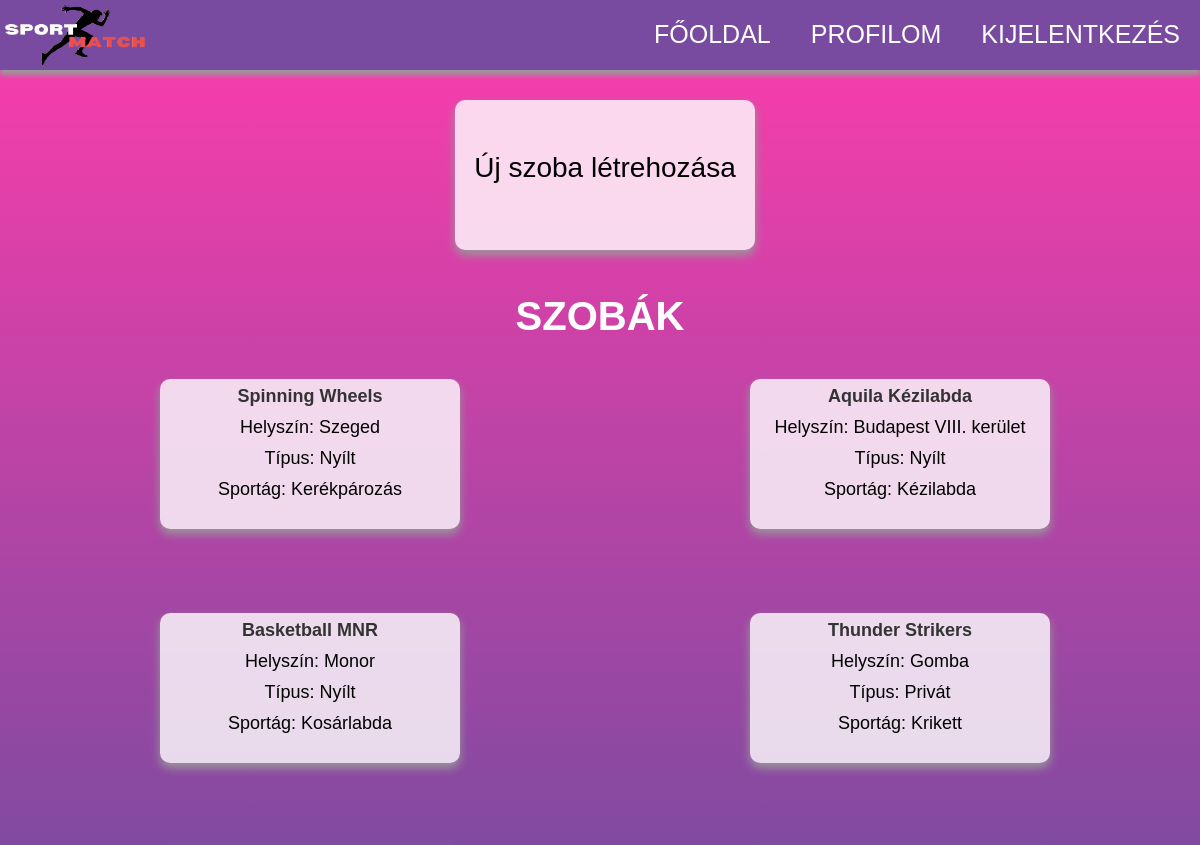
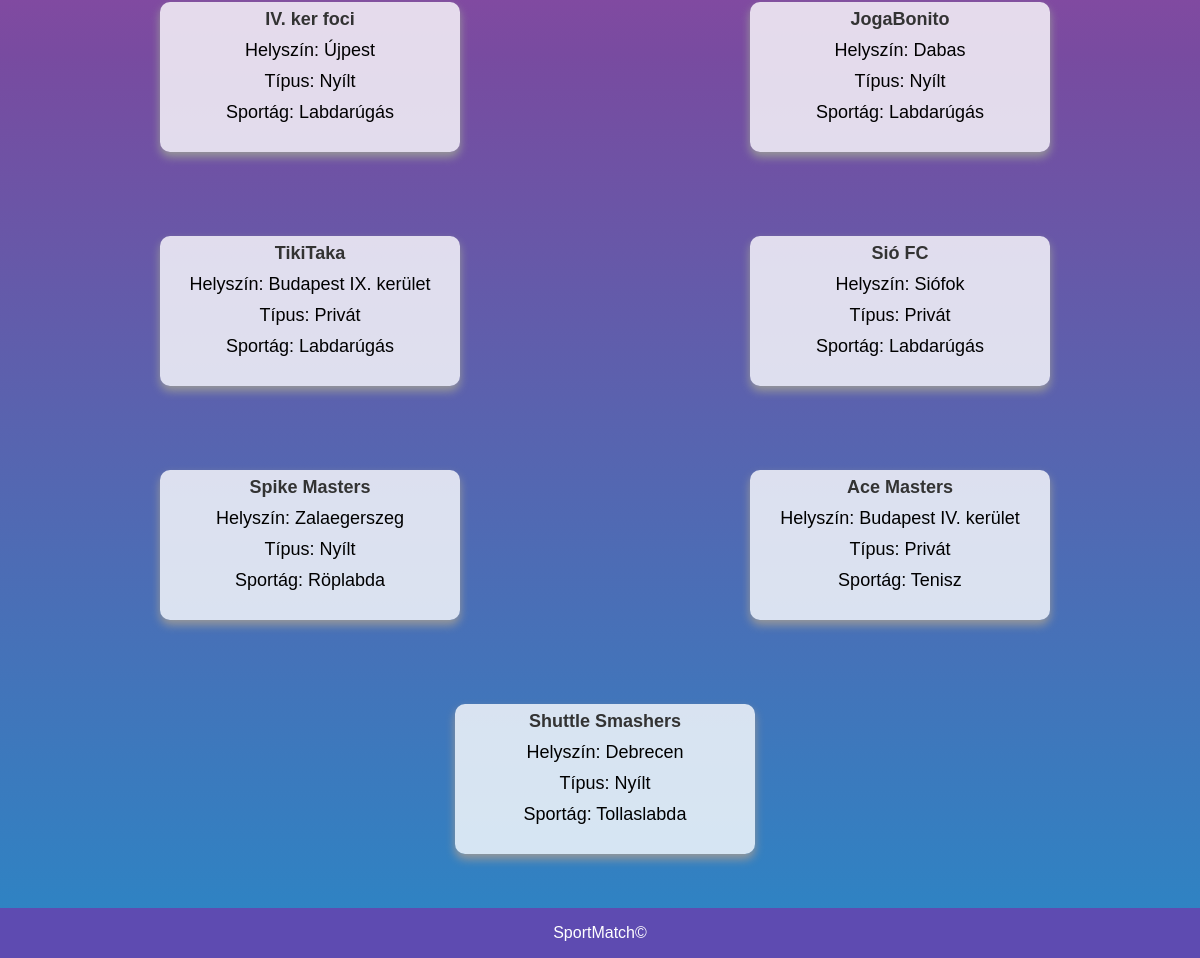
The page /rooms.php on the database its author committed (2 pictures, top to bottom).
### tables this page shows
CREATE TABLE `rooms` (
  `id` int(11) NOT NULL,
  `name` varchar(100) NOT NULL,
  `type` varchar(100) NOT NULL,
  `hely` varchar(100) NOT NULL,
  `sport` varchar(100) NOT NULL,
  `creator` varchar(100) NOT NULL,
  `description` varchar(1000) NOT NULL
);

### rooms.php (the view, shortened to what this page needs)
<!DOCTYPE html>
<html lang="hu">
<head>
    <link rel="stylesheet" href="assets/css/roompage-style.css">
</head>
<body>
    <?php
    require "config.php";
    ?>
    <nav id="nav-box">
        <ul>
            <li><img class="menu-left" src="imgs/kepppp.png" alt="logo" width="150" height="70"></li>
            <li><a href="logout.php?logout=1" class="menu-right">Kijelentkezés</a></li>
            <li class="menu_li"><a href="profil.php?userid=<?= $_COOKIE['felhasznalonev'] ?>" class="menu-right">Profilom</a></li>
            <li><a href="index.php?userid=<?= $_COOKIE["felhasznalonev"] ?>" class="menu-right">Főoldal</a></li>
        </ul>
    </nav>
    <div id="szobak">
        <div class="newroom">
            <div>
                <a href="addroom.php?userid=<?= $_COOKIE['felhasznalonev'] ?>">
                    <div class="room-card pop-out-card with-transform" onclick="openNewRoom()">
                            <div class="about-room">
                                <p class="ujszoba">Új szoba létrehozása</p>
                            </div>
                    </div>
                </a>
            </div>
        </div>
        <div class="inner-box">
        <h2 style="text-align: center; color: white;">Szobák</h2>
            <div class="rooms-box">
            <?php
            $loggedInUserEmail = $_COOKIE['email'];
            $orderBy = isset($_GET['orderBy']) ? $_GET['orderBy'] : 'id';
            $lekerdezes = "SELECT * FROM rooms ORDER BY
                CASE
                    WHEN sport = (SELECT sport1 FROM users WHERE email = '$loggedInUserEmail')
                        OR sport = (SELECT sport2 FROM users WHERE email = '$loggedInUserEmail')
                        OR sport = (SELECT sport3 FROM users WHERE email = '$loggedInUserEmail')
                    THEN 0
                    ELSE 1
                END, sport, $orderBy";
            $talalt_szoba = $conn->query($lekerdezes);
            while ($szoba = $talalt_szoba->fetch_assoc()) {
                ?>
                    <div class="room-frame">
                            <div class="room-card pop-out-card with-transform" onclick="openRoom(<?= $szoba['id']; ?>)">
                                <div class="about-room">
                                    <p class="room-name"><?= $szoba['name']; ?></p>
                                    <p class="room-location">Helyszín: <?= $szoba['hely']; ?></p>
                                    <p class="room-location">Típus: <?= $szoba['type']; ?></p>
                                    <p class="room-location" >Sportág: <?= $szoba['sport']; ?></p>
                                </div>
                            </div>
                    </div>
            <?php } ?>
        </div>
        </div>
    </div>
    <div class="footer"><span>SportMatch©</span></div>
</body>
</html>

### assets/css/roompage-style.css (style rules this page uses)
:root { --text-primary: #333; --text-match-button: #00B6FF; --button-color-primary: #00B6FF; --shadow: #999; --content-width: 1200px; }
* { margin: 0px; padding: 0px; font-family: sans-serif; box-sizing: border-box; }
body { background: linear-gradient(#ff3cac, #784ba0, #2b86c5); overflow-x: hidden; margin-top: 40px; padding: 40; background-size: cover; background-attachment: fixed; background-repeat: no-repeat; }
.inner-box { width: var(--content-width); overflow: hidden; margin: 10px auto; padding: 10px; }
h2 { font-size: 40px; text-transform: uppercase; }
a { color: inherit; text-decoration: inherit; }
p { font-size: 28px; }
.ujszoba { margin-top: 45px; }
#szobak { padding: 40px 0px; }
.room-frame { width: 33.33%; overflow: hidden; padding: 20px 0px; display: none; }
.rooms-box { overflow: hidden; display: flex; flex-wrap: wrap; justify-content: space-around; }
.room-card { width: 300px; margin: 20px; padding: 7px; background-color: var(--background-card); overflow: hidden; border-radius: 10px; box-shadow: 0px 5px 10px var(--shadow); }
.room-card .about-room p { cursor: auto; }
.room-card .about-room .room-name { font-size: 18px; font-weight: bold; color: var(--text-primary); display: block; margin-bottom: 10px; }
.room-card .about-room .room-location { font-size: 18px; display: block; margin-bottom: 10px; }
.room-card .about-room { text-align: center; }
.room-card { padding: 7px; display: inline-block; position: relative; left: 50%; margin-left: -145px; overflow: hidden; border-radius: 10px; box-shadow: 0px 5px 10px var(--shadow); height: 150px; width: 300px; background-color: rgba(255, 255, 255, 0.8); }
@media (max-width: 1200px) { .inner-box { width: 100%; } }
@media (max-width: 1200px) { .room-frame { width: calc(50% - 15px); } }
nav { position: fixed; top: 0; left: 0; width: 100%; z-index: 1000; background: #784ba0; box-shadow: 0px 5px 5px var(--shadow); }
nav ul { max-width: var(--content-width); margin: 0px auto; list-style-type: none; }
nav ul li a { font-size: 25px; text-transform: uppercase; text-decoration: none; color: #fff; padding: 20px; }
nav ul li .menu-left { float: left; padding: 5px; }
nav ul li .menu-right { float: right; }
.footer { width: 100%; position: fixed; bottom: 0; left: 0; padding: 1rem; background: #5E4BB1; color: white; font-weight: 500; display: flex; justify-content: center; align-items: center; gap: 0.2rem; }

### rows shown on the page
rooms: name "Spinning Wheels", hely "Szeged", type "Nyílt", sport "Kerékpározás"
rooms: name "Aquila Kézilabda", hely "Budapest VIII. kerület", type "Nyílt", sport "Kézilabda"
rooms: name "Basketball MNR", hely "Monor", type "Nyílt", sport "Kosárlabda"
rooms: name "Thunder Strikers", hely "Gomba", type "Privát", sport "Krikett"
rooms: name "IV. ker foci", hely "Újpest", type "Nyílt", sport "Labdarúgás"
rooms: name "JogaBonito", hely "Dabas", type "Nyílt", sport "Labdarúgás"
rooms: name "TikiTaka", hely "Budapest IX. kerület", type "Privát", sport "Labdarúgás"
rooms: name "Sió FC", hely "Siófok", type "Privát", sport "Labdarúgás"
rooms: name "Spike Masters", hely "Zalaegerszeg", type "Nyílt", sport "Röplabda"
rooms: name "Ace Masters", hely "Budapest IV. kerület", type "Privát", sport "Tenisz"
rooms: name "Shuttle Smashers", hely "Debrecen", type "Nyílt", sport "Tollaslabda"
